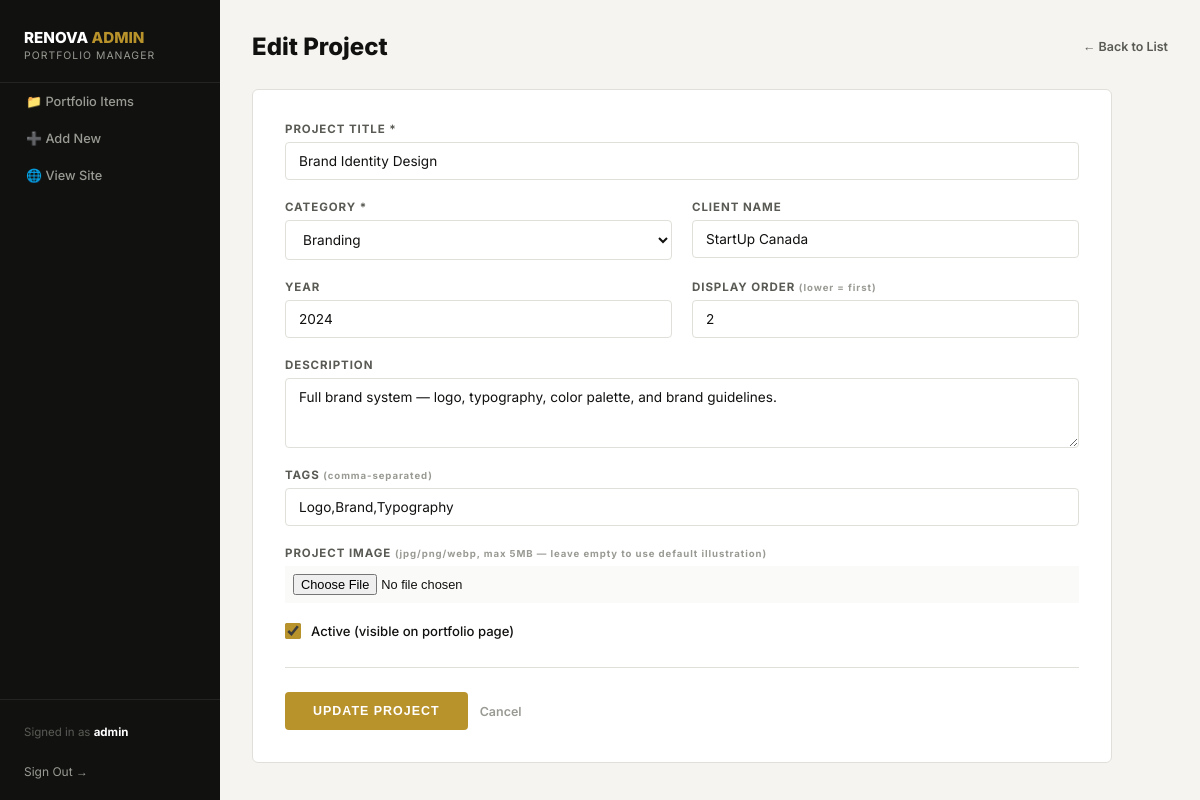
Page /admin/edit.php?id=2 (signed in) on the committed database.
### tables this page shows
CREATE TABLE IF NOT EXISTS portfolio_items (
  id          INT AUTO_INCREMENT PRIMARY KEY,
  title       VARCHAR(255)    NOT NULL,
  category    VARCHAR(50)     NOT NULL,
  description TEXT,
  image       VARCHAR(500)    DEFAULT NULL,
  client      VARCHAR(255)    DEFAULT NULL,
  year        YEAR            DEFAULT NULL,
  tags        VARCHAR(500)    DEFAULT NULL,
  status      TINYINT(1)      NOT NULL DEFAULT 1,
  sort_order  INT             NOT NULL DEFAULT 0,
  created_at  TIMESTAMP       DEFAULT CURRENT_TIMESTAMP,
  updated_at  TIMESTAMP       DEFAULT CURRENT_TIMESTAMP ON UPDATE CURRENT_TIMESTAMP
);

### admin/form_fields.php (the view)
<div class="form-grid">
  <div class="field full">
    <label>Project Title *</label>
    <input type="text" name="title" value="<?= htmlspecialchars($data['title'] ?? '') ?>" placeholder="e.g. Corporate Website Redesign" required />
  </div>
  <div class="field">
    <label>Category *</label>
    <select name="category">
      <?php
      $cats = ['website'=>'Website Design','branding'=>'Branding','mobile'=>'Mobile App','webapp'=>'Web Application','ecommerce'=>'E-Commerce','marketing'=>'SEO & Marketing'];
      foreach ($cats as $val => $lbl): ?>
        <option value="<?= $val ?>" <?= ($data['category']??'')===$val ? 'selected':'' ?>><?= $lbl ?></option>
      <?php endforeach; ?>
    </select>
  </div>
  <div class="field">
    <label>Client Name</label>
    <input type="text" name="client" value="<?= htmlspecialchars($data['client'] ?? '') ?>" placeholder="e.g. Tech Corp USA" />
  </div>
  <div class="field">
    <label>Year</label>
    <input type="number" name="year" value="<?= htmlspecialchars($data['year'] ?? date('Y')) ?>" min="2000" max="2099" />
  </div>
  <div class="field">
    <label>Display Order <small style="color:#9a9a94;text-transform:none;">(lower = first)</small></label>
    <input type="number" name="sort_order" value="<?= (int)($data['sort_order'] ?? 0) ?>" min="0" />
  </div>
  <div class="field full">
    <label>Description</label>
    <textarea name="description" rows="3" placeholder="Brief description of the project..."><?= htmlspecialchars($data['description'] ?? '') ?></textarea>
  </div>
  <div class="field full">
    <label>Tags <small style="color:#9a9a94;text-transform:none;">(comma-separated)</small></label>
    <input type="text" name="tags" value="<?= htmlspecialchars($data['tags'] ?? '') ?>" placeholder="e.g. PHP, MySQL, WordPress" />
  </div>
  <div class="field full">
    <label>Project Image <small style="color:#9a9a94;text-transform:none;">(jpg/png/webp, max 5MB — leave empty to use default illustration)</small></label>
    <input type="file" name="image" accept="image/*" />
  </div>
  <div class="field full">
    <label class="checkbox-label">
      <input type="checkbox" name="status" <?= ($data['status'] ?? 1) ? 'checked' : '' ?> />
      <span>Active (visible on portfolio page)</span>
    </label>
  </div>
</div>

### admin/admin_styles.php (style rules this page uses)
*, *::before, *::after { box-sizing:border-box; margin:0; padding:0; }
body { font-family:'Inter',sans-serif; background:#f5f4f0; color:#111110; min-height:100vh; }
.form-grid { display:grid; grid-template-columns:1fr 1fr; gap:20px; }
.field { display:flex; flex-direction:column; gap:6px; }
.field.full { grid-column:1/-1; }
label { font-size:.72rem; font-weight:700; text-transform:uppercase; letter-spacing:.08em; color:#5a5a55; }
input[type=text], input[type=number], select, textarea { padding:10px 13px; border:1px solid #e0dfd9; border-radius:4px; font-size:.85rem; font-family:inherit; color:#111110; outline:none; transition:border-color .2s; background:#fff; }
input[type=file] { padding:8px; background:#fafaf8; font-size:.8rem; }
textarea { resize:vertical; }
.checkbox-label { display:flex; align-items:center; gap:10px; cursor:pointer; font-size:.82rem; font-weight:500; text-transform:none; letter-spacing:0; color:#111110; }
.checkbox-label input { width:16px; height:16px; accent-color:#b8922a; }

### rows in the picture
portfolio_items: title "Brand Identity Design", category "Branding", client "StartUp Canada", year "2024", sort_order "2", description "Full brand system — logo, typography, color palette, and brand guidelines.", tags "Logo,Brand,Typography", status "☑"

### other values in the picture
$_SESSION['admin_user'] "admin"
